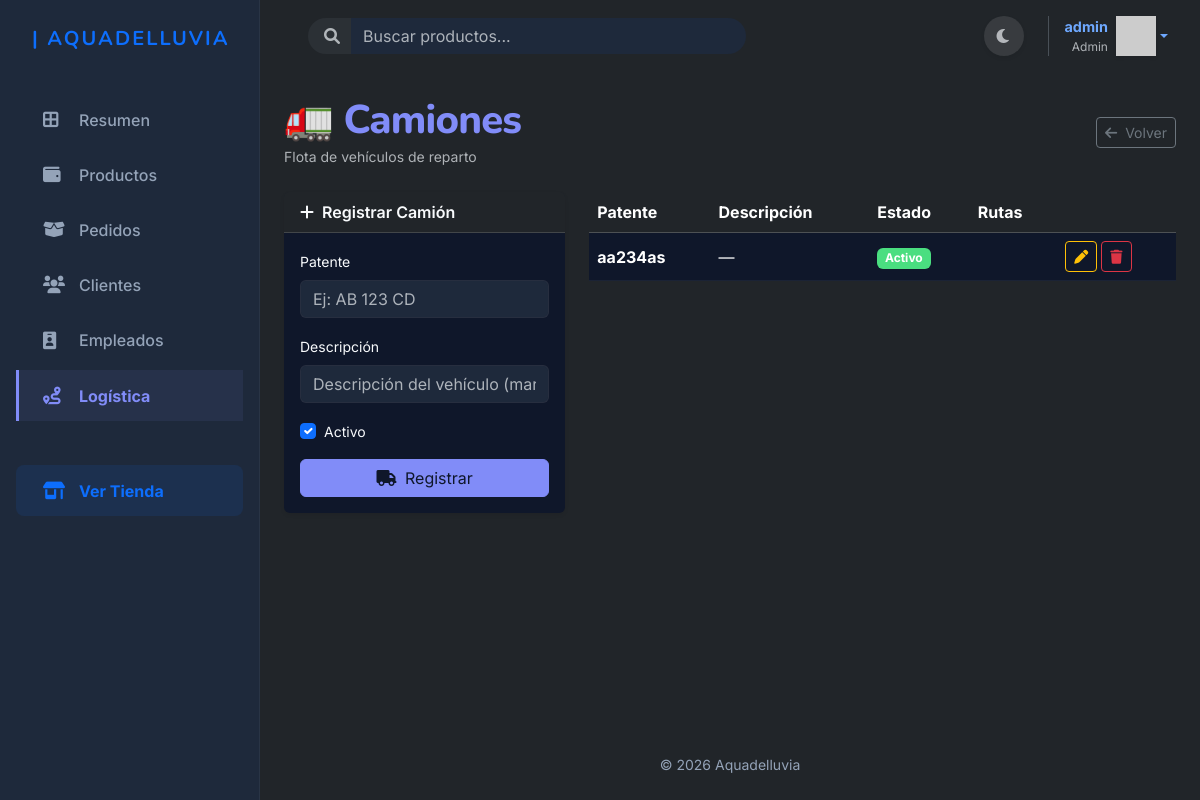
/logistica/camiones/ (signed in), run on the app's committed database.
### apps/autenticacion/models.py (models this page shows, shortened)
class Usuario(AbstractUser):
    imagen_perfil = models.ImageField(upload_to='perfiles/', null=True, blank=True,default='usuarios/default.jpg')
    email = models.EmailField(unique=True)
    celular1 = models.CharField(max_length=20, null=True, blank=True)
    celular2 = models.CharField(max_length=20, null=True, blank=True)

### apps/logistica/models.py (models this page shows, shortened)
class Camion(models.Model):
    patente     = models.CharField(max_length=10, primary_key=True)
    descripcion = models.CharField(max_length=200, blank=True)
    activo      = models.BooleanField(default=True)
    class Meta:
        verbose_name = 'Camión'
        verbose_name_plural = 'Camiones'

### apps/logistica/views.py (the view)
# urls.py: path('camiones/',                    views.listar_camiones,         name='listar_camiones'),
@login_required
def listar_camiones(request):
    if not es_admin_o_vendedor(request.user):
        messages.error(request, 'No tenés permiso para gestionar camiones.')
        return redirect('inicio')
    form = CamionForm()
    if request.method == 'POST':
        form = CamionForm(request.POST)
        if form.is_valid():
            camion = form.save()
            messages.success(request, f'Camión "{camion.patente}" registrado correctamente.')
            return redirect('apps.logistica:listar_camiones')
    camiones = Camion.objects.all()
    return render(request, 'logistica/listar_camiones.html', {'camiones': camiones, 'form': form})

### apps/logistica/forms.py
class CamionForm(forms.ModelForm):
    class Meta:
        model  = Camion
        fields = ['patente', 'descripcion', 'activo']
        widgets = {
            'patente': forms.TextInput(attrs={
                'class': 'form-control',
                'placeholder': 'Ej: AB 123 CD'
            }),
            'descripcion': forms.TextInput(attrs={
                'class': 'form-control',
                'placeholder': 'Descripción del vehículo (marca, modelo, color...)'
            }),
            'activo': forms.CheckboxInput(attrs={'class': 'form-check-input'}),
        }

### apps/autenticacion/templatetags/grupos.py (called while the page is built)
@register.filter(name='has_group')
def has_group(user, group_name):
    return user.groups.filter(name=group_name).exists()

### apps/carrito/context_processors.py (called while the page is built)
def carrito_total(request):
    total_items = 0
    if request.user.is_authenticated:
        carrito = Carrito.objects.filter(usuario=request.user).first()
        if carrito:
            total_items = carrito.total_items()
    return {'carrito_total_items': total_items}

### apps/carrito/models.py (called while the page is built)
    def total_items(self):
        return sum(item.cantidad for item in self.items.all())

### apps/logistica/views.py (called while the page is built)
def es_admin_o_vendedor(user):
    return user.is_superuser or user.groups.filter(name__in=['Vendedor']).exists()

### templates/logistica/listar_camiones.html (shortened to what this page needs)
{% extends 'base_dashboard.html' %}
{% block content %}
<div class="d-flex justify-content-between align-items-center mb-4">
    <div>
        <h1 class="mb-0">🚛 Camiones</h1>
        <small class="text-muted">Flota de vehículos de reparto</small>
    </div>
    <a href="{% url 'apps.logistica:listar_rutas' %}" class="btn btn-outline-secondary btn-sm">
        <i class="fa-solid fa-arrow-left me-1"></i> Volver
    </a>
</div>
<div class="row g-4">
    <div class="col-md-4">
        <div class="card border-0 shadow-sm">
            <div class="card-header bg-body fw-semibold">
                <i class="fa-solid fa-plus me-1"></i> Registrar Camión
            </div>
            <div class="card-body">
                <form method="post">
                    <div class="mb-3">
                        <label class="form-label small">Patente</label>
                        {{ form.patente }}
                    </div>
                    <div class="mb-3">
                        <label class="form-label small">Descripción</label>
                        {{ form.descripcion }}
                    </div>
                    <div class="mb-3 form-check">
                        {{ form.activo }}
                        <label class="form-check-label small">Activo</label>
                    </div>
                    <button type="submit" class="btn btn-primary w-100">
                        <i class="fa-solid fa-truck me-1"></i> Registrar
                    </button>
                </form>
            </div>
        </div>
    </div>
    <div class="col-md-8">
        {% if camiones %}
        <div class="table-responsive">
            <table class="table table-hover align-middle">
                <thead class="table-dark">
                    <tr>
                        <th>Patente</th>
                        <th>Descripción</th>
                        <th>Estado</th>
                        <th>Rutas</th>
                        <th></th>
                    </tr>
                </thead>
                <tbody>
                    {% for camion in camiones %}
                    <tr>
                        <td><strong>{{ camion.patente }}</strong></td>
                        <td>{{ camion.descripcion|default:"—" }}</td>
                        <td>
                            {% if camion.activo %}
                                <span class="badge bg-success">Activo</span>
                            {% else %}
                                <span class="badge bg-secondary">Inactivo</span>
                            {% endif %}
                        </td>
                        <td>
                        </td>
                        <td>
                            <div class="d-flex gap-1">
                                <a href="{% url 'apps.logistica:editar_camion' camion.patente %}"
                                   class="btn btn-sm btn-outline-warning">
                                    <i class="fa-solid fa-pen"></i>
                                </a>
                                <a href="{% url 'apps.logistica:eliminar_camion' camion.patente %}"
                                   class="btn btn-sm btn-outline-danger">
                                    <i class="fa-solid fa-trash"></i>
                                </a>
                            </div>
                        </td>
                    </tr>
                    {% endfor %}
                </tbody>
            </table>
        </div>
        {% else %}
        <div class="text-center py-5 text-muted">
            <i class="fa-solid fa-truck fa-3x mb-3 opacity-25"></i>
            <p>No hay camiones registrados.</p>
        </div>
        {% endif %}
    </div>
</div>
{% endblock %}

### templates/base_dashboard.html (shortened to what this page needs)
{% load grupos %}
{% load static %}
<!DOCTYPE html>
<html lang="es" data-bs-theme="dark">
<head>
    <link href="https://cdn.jsdelivr.net/npm/bootstrap@5.3.8/dist/css/bootstrap.min.css" rel="stylesheet">
    <link rel="stylesheet" href="{% static 'style/dashboard.css' %}?v=8">
    <link rel="stylesheet" href="{% static 'style/productos.css' %}?v=6">
    <link rel="stylesheet" href="https://cdnjs.cloudflare.com/ajax/libs/font-awesome/6.0.0/css/all.min.css">
</head>
<body class="bg-body">
    <div id="main-wrapper">
        <aside id="sidebar" class="d-none d-lg-flex flex-column p-3 vh-100 sticky-top">
            <a href="{% url 'inicio' %}" class="navbar-brand d-flex align-items-center mb-4 mt-2 px-3 text-decoration-none">
                <span class="fs-5 fw-bold text-primary tracking-wide text-uppercase" style="letter-spacing: 2px;">| Aquadelluvia</span>
            </a>
            <ul class="nav flex-column mb-auto gap-1 mt-3">
                <li class="nav-item">
                    <a href="{% url 'dashboard' %}" class="sidebar-link {% if request.resolver_match.view_name == 'dashboard' %}active{% endif %}">
                        <i class="fa-solid fa-border-all"></i> Resumen
                    </a>
                </li>
                <li class="nav-item">
                    <a href="{% url 'apps.productos:listar_productos_admin' %}" class="sidebar-link {% if request.resolver_match.view_name == 'apps.productos:listar_productos_admin' %}active{% endif %}">
                        <i class="fa-solid fa-wallet"></i> Productos
                    </a>
                </li>
                {% if user.is_superuser or user|has_group:"Vendedor" %}
                <li class="nav-item">
                    <a href="{% url 'apps.pedidos:listar_pedidos' %}" class="sidebar-link {% if 'pedidos' in request.resolver_match.view_name %}active{% endif %}">
                        <i class="fa-solid fa-box-open"></i> Pedidos
                    </a>
                </li>
                <li class="nav-item">
                    <a href="{% url 'apps.clientes:listar_clientes' %}" class="sidebar-link {% if 'clientes' in request.resolver_match.view_name %}active{% endif %}">
                        <i class="fa-solid fa-users"></i> Clientes
                    </a>
                </li>
                <li class="nav-item">
                    <a href="{% url 'apps.empleados:listar_empleados' %}" class="sidebar-link {% if 'empleados' in request.resolver_match.view_name %}active{% endif %}">
                        <i class="fa-solid fa-id-badge"></i> Empleados
                    </a>
                </li>
                {% endif %}
                {% if user.is_superuser or user|has_group:"Vendedor" or user|has_group:"Repartidor" %}
                <li class="nav-item">
                    <a href="{% url 'apps.logistica:listar_rutas' %}" class="sidebar-link {% if 'logistica' in request.resolver_match.view_name %}active{% endif %}">
                        <i class="fa-solid fa-route"></i> Logística
                    </a>
                </li>
                {% endif %}
                <li class="nav-item mt-auto pt-3">
                    <a href="{% url 'inicio' %}" class="sidebar-link text-primary fw-bold bg-primary bg-opacity-10 mt-4 rounded-3" target="_blank">
                        <i class="fa-solid fa-shop"></i> Ver Tienda
                    </a>
                </li>
            </ul>
        </aside>
        <div id="page-content-wrapper">
            <header class="top-header">
                <form class="d-flex me-auto ms-3 d-none d-md-flex w-50" role="search" action="{% url 'apps.buscador:buscar_productos' %}" method="get">
                    <div class="input-group">
                        <span class="input-group-text bg-surface border-0 rounded-start-pill ps-3 text-muted"><i class="fa-solid fa-search"></i></span>
                        <input class="form-control bg-surface border-0 rounded-end-pill shadow-none" type="search" name="q" placeholder="Buscar productos..." aria-label="Buscar" value="{{ query}}">
                    </div>
                </form>
                <div class="d-flex align-items-center gap-3">
                    <button class="toggle-theme-btn btn btn-light rounded-circle border-0 shadow-sm text-muted" style="width: 40px; height: 40px;">
                        <i class="fa-solid fa-moon"></i>
                    </button>
                    <div class="ms-2 ps-3 border-start border-light-subtle d-flex align-items-center">
                        {% if user.is_authenticated %}
                            <div class="dropdown">
                                <a href="#" class="d-flex align-items-center text-decoration-none dropdown-toggle" id="dropdownUser" data-bs-toggle="dropdown" aria-expanded="false">
                                    <div class="text-end me-2 d-none d-md-block">
                                        <div class="fw-bold text-main" style="font-size: 0.9rem;">{{ user.username }}</div>
                                        <div class="text-muted" style="font-size: 0.75rem;">{% if user.is_superuser %}Admin{% else %}Usuario{% endif %}</div>
                                    </div>
                                    <img src="https://ui-avatars.com/api/?name={{ user.username }}&background=6466f1&color=fff&rounded=true" alt="" width="40" height="40" class="shadow-sm">
                                </a>
                            </div>
                        {% else %}
                            <a class="btn btn-outline-primary rounded-pill btn-sm fw-bold px-3" href="{% url 'apps.autenticacion:ingresar' %}">Ingresar</a>
                        {% endif %}
                    </div>
                </div>
            </header>
            <main class="container-fluid px-4 py-4 flex-grow-1">
                {% block content %}{% endblock %}
            </main>
            <footer class="footer mt-auto py-4 text-center">
                <div class="container-fluid px-4">
                    <span class="small">&copy; 2026 Aquadelluvia</span>
                </div>
            </footer>
        </div>
    </div>
</body>
</html>

### static/style/dashboard.css (style rules this page uses)
:root, [data-bs-theme="light"] { --bg-main: #F8FAFC; --bg-surface: #FFFFFF; --color-primary: #4338ca; --color-secondary: #6366f1; --color-accent: #ea580c; --text-main: #0f172a; --text-muted: #475569; --bs-info: #0284c7; --bs-info-rgb: 2, 132, 199; --bs-warning: #d97706; --bs-warning-rgb: 217, 119, 6; --bs-success: #16a34a; --bs-success-rgb: 22, 163, 74; --bs-danger: #dc2626; --bs-danger-rgb: 220, 38, 38; --sidebar-width: 260px; --sidebar-bg: #FFFFFF; --sidebar-border: #e2e8f0; --font-body: 'Inter', sans-serif; --font-heading: 'Nunito', sans-serif; --bs-body-bg: var(--bg-main); --bs-body-color: var(--text-main); --bs-primary: var(--color-primary); --bs-secondary: var(--color-secondary); }
[data-bs-theme="dark"] { --bg-main: #0F172A; --bg-surface: #1E293B; --color-primary: #818cf8; --color-secondary: #c7d2fe; --color-accent: #fbbf24; --text-main: #f8fafc; --text-muted: #94a3b8; --bs-info: #38bdf8; --bs-info-rgb: 56, 189, 248; --bs-warning: #fbbf24; --bs-warning-rgb: 251, 191, 36; --bs-success: #4ade80; --bs-success-rgb: 74, 222, 128; --bs-danger: #f87171; --bs-danger-rgb: 248, 113, 113; --sidebar-width: 260px; --sidebar-bg: #1E293B; --sidebar-border: rgba(255, 255, 255, 0.05); --bs-body-bg: var(--bg-main); --bs-body-color: var(--text-main); --bs-primary: var(--color-primary); --bs-secondary: var(--color-secondary); --bs-border-color: rgba(255, 255, 255, 0.05); }
body { background-color: var(--bs-body-bg); color: var(--bs-body-color); font-family: var(--font-body); transition: background-color 0.3s ease, color 0.3s ease; }
h1, h2, h3, h4, h5, h6, .navbar-brand { font-family: var(--font-heading); font-weight: 800; letter-spacing: -0.02em; }
h1 { font-size: 2.5rem; color: var(--color-primary); }
.btn { transition: all 0.3s ease; }
[data-bs-theme="dark"] .btn-primary { background-color: var(--color-primary); border-color: var(--color-primary); color: var(--bg-main); }
[data-bs-theme="dark"] .btn-light { background-color: rgba(255, 255, 255, 0.1); color: var(--text-main); border-color: transparent; }
[data-bs-theme="dark"] .form-control, [data-bs-theme="dark"] .form-select { background-color: var(--bg-surface); border-color: rgba(255, 255, 255, 0.1); color: var(--text-main); }
#main-wrapper { display: flex; min-height: 100vh; }
#sidebar { width: var(--sidebar-width); background-color: var(--sidebar-bg); border-right: 1px solid var(--sidebar-border); flex-shrink: 0; transition: all 0.3s ease; }
#page-content-wrapper { flex-grow: 1; min-width: 0; display: flex; flex-direction: column; }
.sidebar-link { display: flex; align-items: center; padding: 0.85rem 1.5rem; color: var(--text-muted); font-weight: 500; text-decoration: none; transition: all 0.2s ease; border-left: 3px solid transparent; }
.sidebar-link i { width: 24px; margin-right: 12px; font-size: 1.1rem; }
.sidebar-link.active { color: var(--color-primary); border-left-color: var(--color-primary); background-color: rgba(67, 56, 202, 0.08); font-weight: 700; }
[data-bs-theme="dark"] .sidebar-link.active { background-color: rgba(129, 140, 248, 0.08); }
.top-header { background-color: transparent; padding: 1rem 2rem; display: flex; justify-content: flex-end; align-items: center; }
.footer { background-color: transparent !important; border-top: none !important; color: var(--text-muted) !important; }

### data on the page
Usuario: username "admin"
Camion: patente "aa234as", descripcion "—", activo "Activo"
